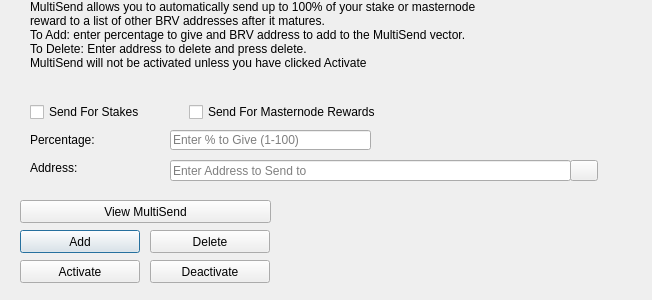
<?xml version="1.0" encoding="UTF-8"?>
<ui version="4.0">
 <class>MultiSendDialog</class>
 <widget class="QDialog" name="MultiSendDialog">
  <property name="windowModality">
   <enum>Qt::NonModal</enum>
  </property>
  <property name="geometry">
   <rect>
    <x>0</x>
    <y>0</y>
    <width>652</width>
    <height>300</height>
   </rect>
  </property>
  <property name="windowTitle">
   <string>MultiSend</string>
  </property>
  <widget class="QLineEdit" name="multiSendPercentEdit">
   <property name="geometry">
    <rect>
     <x>170</x>
     <y>130</y>
     <width>201</width>
     <height>20</height>
    </rect>
   </property>
   <property name="toolTip">
    <string>Enter whole numbers 1 - 100</string>
   </property>
   <property name="placeholderText">
    <string>Enter % to Give (1-100)</string>
   </property>
  </widget>
  <widget class="QLineEdit" name="multiSendAddressEdit">
   <property name="geometry">
    <rect>
     <x>170</x>
     <y>160</y>
     <width>401</width>
     <height>21</height>
    </rect>
   </property>
   <property name="toolTip">
    <string/>
   </property>
   <property name="placeholderText">
    <string>Enter Address to Send to</string>
   </property>
  </widget>
  <widget class="QLabel" name="label_2">
   <property name="geometry">
    <rect>
     <x>30</x>
     <y>0</y>
     <width>451</width>
     <height>121</height>
    </rect>
   </property>
   <property name="lineWidth">
    <number>1</number>
   </property>
   <property name="text">
    <string>MultiSend allows you to automatically send up to 100% of your stake or masternode reward to a list of other BRV addresses after it matures.
To Add: enter percentage to give and BRV address to add to the MultiSend vector.
To Delete: Enter address to delete and press delete.
MultiSend will not be activated unless you have clicked Activate</string>
   </property>
   <property name="alignment">
    <set>Qt::AlignLeading|Qt::AlignLeft|Qt::AlignTop</set>
   </property>
   <property name="wordWrap">
    <bool>true</bool>
   </property>
  </widget>
  <widget class="QLabel" name="message">
   <property name="geometry">
    <rect>
     <x>290</x>
     <y>200</y>
     <width>351</width>
     <height>91</height>
    </rect>
   </property>
   <property name="text">
    <string/>
   </property>
  </widget>
  <widget class="QPushButton" name="addButton">
   <property name="geometry">
    <rect>
     <x>20</x>
     <y>230</y>
     <width>120</width>
     <height>23</height>
    </rect>
   </property>
   <property name="toolTip">
    <string/>
   </property>
   <property name="statusTip">
    <string>Add to MultiSend Vector</string>
   </property>
   <property name="text">
    <string>Add</string>
   </property>
  </widget>
  <widget class="QPushButton" name="disableButton">
   <property name="geometry">
    <rect>
     <x>150</x>
     <y>260</y>
     <width>120</width>
     <height>23</height>
    </rect>
   </property>
   <property name="statusTip">
    <string>Deactivate MultiSend</string>
   </property>
   <property name="text">
    <string>Deactivate</string>
   </property>
  </widget>
  <widget class="QPushButton" name="addressBookButton">
   <property name="geometry">
    <rect>
     <x>570</x>
     <y>160</y>
     <width>28</width>
     <height>21</height>
    </rect>
   </property>
   <property name="toolTip">
    <string>Choose an address from the address book</string>
   </property>
   <property name="text">
    <string/>
   </property>
   <property name="icon">
    <iconset resource="../brv.qrc">
     <normaloff>:/icons/address-book</normaloff>:/icons/address-book</iconset>
   </property>
   <property name="shortcut">
    <string>Alt+A</string>
   </property>
   <property name="autoDefault">
    <bool>false</bool>
   </property>
  </widget>
  <widget class="QLabel" name="label">
   <property name="geometry">
    <rect>
     <x>30</x>
     <y>130</y>
     <width>121</width>
     <height>20</height>
    </rect>
   </property>
   <property name="toolTip">
    <string>Percentage of stake to send</string>
   </property>
   <property name="text">
    <string>Percentage:</string>
   </property>
  </widget>
  <widget class="QLabel" name="label_5">
   <property name="geometry">
    <rect>
     <x>30</x>
     <y>160</y>
     <width>111</width>
     <height>16</height>
    </rect>
   </property>
   <property name="toolTip">
    <string>Address to send portion of stake to</string>
   </property>
   <property name="text">
    <string>Address:</string>
   </property>
  </widget>
  <widget class="QPushButton" name="deleteButton">
   <property name="geometry">
    <rect>
     <x>150</x>
     <y>230</y>
     <width>120</width>
     <height>23</height>
    </rect>
   </property>
   <property name="toolTip">
    <string/>
   </property>
   <property name="statusTip">
    <string>Delete Address From MultiSend Vector</string>
   </property>
   <property name="text">
    <string>Delete</string>
   </property>
  </widget>
  <widget class="QPushButton" name="activateButton">
   <property name="geometry">
    <rect>
     <x>20</x>
     <y>260</y>
     <width>120</width>
     <height>23</height>
    </rect>
   </property>
   <property name="statusTip">
    <string>Activate MultiSend</string>
   </property>
   <property name="text">
    <string>Activate</string>
   </property>
  </widget>
  <widget class="QPushButton" name="viewButton">
   <property name="geometry">
    <rect>
     <x>20</x>
     <y>200</y>
     <width>251</width>
     <height>23</height>
    </rect>
   </property>
   <property name="toolTip">
    <string/>
   </property>
   <property name="statusTip">
    <string>View MultiSend Vector</string>
   </property>
   <property name="text">
    <string>View MultiSend</string>
   </property>
  </widget>
  <widget class="QWidget" name="horizontalLayoutWidget">
   <property name="geometry">
    <rect>
     <x>30</x>
     <y>100</y>
     <width>351</width>
     <height>24</height>
    </rect>
   </property>
   <layout class="QHBoxLayout" name="horizontalLayout">
    <item>
     <widget class="QCheckBox" name="multiSendStakeCheckBox">
      <property name="text">
       <string>Send For Stakes</string>
      </property>
     </widget>
    </item>
    <item>
     <widget class="QCheckBox" name="multiSendMasternodeCheckBox">
      <property name="text">
       <string>Send For Masternode Rewards</string>
      </property>
     </widget>
    </item>
   </layout>
  </widget>
 </widget>
 <resources>
  <include location="../brv.qrc"/>
 </resources>
 <connections/>
</ui>
